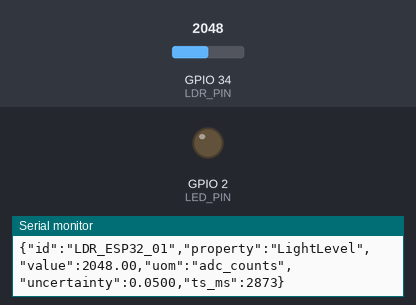
The sketch below on a simulated ESP32. Parts: output pins drawn as LEDs (lit = HIGH), the last lines printed to the serial monitor. The test bench sets the inputs (shaded band); at power-on: GPIO 34 (LDR_PIN) = 2048 (analog values on the 0–4095 scale). WiFi joins after 1.5 s; servers stay silent unless stated; no MQTT or app messages arrive unless stated.

Above: at 2.9 s.
3.0 s: GPIO 34 (LDR_PIN) set to 1249
4.5 s: GPIO 34 (LDR_PIN) set to 1162
At 5.8 s:
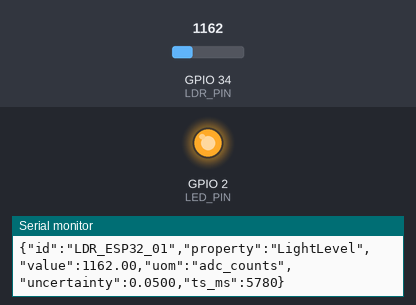
9.0 s: GPIO 34 (LDR_PIN) set to 1228
At 9.6 s:
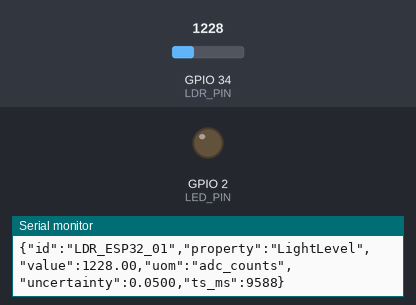
12.0 s: GPIO 34 (LDR_PIN) set to 1160
At 13.4 s:
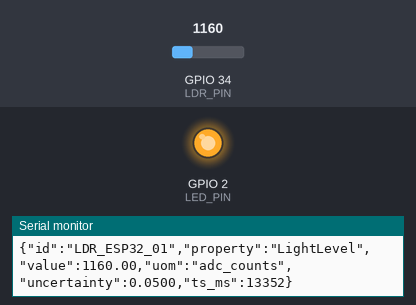
Timing chart, 0 to 14.5 s (numbered marks = the images above; inputs shaded):
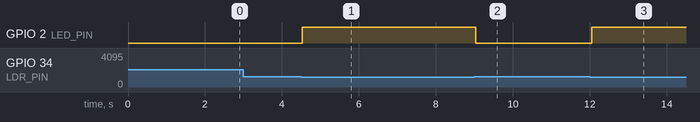

The sketch:

ESP32_SensorML_LDR_MQTT_NodeRED.ino
```cpp
/*
  Lab: SensorML -> ESP32 (LDR Self-Describing Sensor) + MQTT + Node-RED
  --------------------------------------------------------------------
  - Parses a simplified SensorML subset (string-based tag extraction)
  - Uses samplingRateHz, scale, offset, uncertainty
  - Reads LDR via ADC and publishes self-describing JSON telemetry to MQTT
  - Publishes a compact metadata JSON (retained) at boot
  - Optional: receives actuator command from Node-RED via MQTT topic

  Libraries:
  - WiFi (built-in for ESP32 Arduino core)
  - PubSubClient (install via Arduino Library Manager)

  Topics (recommended):
  - device/ldr01/metadata  (retained, publish once at boot)
  - device/ldr01/telemetry (publish periodically)
  - device/ldr01/cmd       (optional command back to ESP32)

  Notes:
  - ADC pin: GPIO34 (input-only)
  - LED pin: GPIO2 (commonly onboard LED)
*/

#include <Arduino.h>
#include <WiFi.h>
#include <PubSubClient.h>

// -------------------- User Config --------------------
const char* WIFI_SSID = "YOUR_WIFI";
const char* WIFI_PASS = "YOUR_PASS";

// MQTT broker (e.g., Mosquitto on PC/RPi/VM)
const char* MQTT_HOST = "192.168.1.10";
const int   MQTT_PORT = 1883;

// MQTT topics
String TOPIC_META = "device/ldr01/metadata";
String TOPIC_TLM  = "device/ldr01/telemetry";
String TOPIC_CMD  = "device/ldr01/cmd";

// Pins
static const int LDR_PIN = 34;   // ADC input-only pin
static const int LED_PIN = 2;    // Onboard LED (varies by board)
// -----------------------------------------------------

WiFiClient espClient;
PubSubClient mqtt(espClient);

// -------------------- SensorML XML (embedded) --------------------
const char* SENSORML_XML = R"xml(
<SensorML>
  <System>
    <identifier>LDR_ESP32_01</identifier>
    <observedProperty>LightLevel</observedProperty>
    <uom>adc_counts</uom>
    <samplingRateHz>20</samplingRateHz>
    <calibration>
      <scale>1.0</scale>
      <offset>0.0</offset>
    </calibration>
    <uncertainty>0.05</uncertainty>
  </System>
</SensorML>
)xml";

// -------------------- Simple XML Tag Extraction --------------------
String getTagValue(const String& xml, const String& tag) {
  String openTag = "<" + tag + ">";
  String closeTag = "</" + tag + ">";
  int start = xml.indexOf(openTag);
  if (start < 0) return "";
  start += openTag.length();
  int end = xml.indexOf(closeTag, start);
  if (end < 0) return "";
  String v = xml.substring(start, end);
  v.trim();
  return v;
}

float getTagFloat(const String& xml, const String& tag, float defaultVal) {
  String v = getTagValue(xml, tag);
  if (v.length() == 0) return defaultVal;
  return v.toFloat();
}

// -------------------- Parsed Config --------------------
String sensorId, observedProperty, uom;
float samplingRateHz = 20.0f;
float scale = 1.0f;
float offset = 0.0f;
float uncertainty = 0.05f;

unsigned long samplePeriodMs = 50;
unsigned long lastSampleMs = 0;

// Optional LED override from MQTT command
// mode: -1 = auto, 0 = force off, 1 = force on
int ledOverride = -1;

// -------------------- WiFi + MQTT --------------------
void wifiConnect() {
  WiFi.mode(WIFI_STA);
  WiFi.begin(WIFI_SSID, WIFI_PASS);

  Serial.print("[WiFi] connecting");
  while (WiFi.status() != WL_CONNECTED) {
    delay(500);
    Serial.print(".");
  }
  Serial.println();
  Serial.print("[WiFi] connected, IP: ");
  Serial.println(WiFi.localIP());
}

static bool payloadContainsLedCommand(const String& s, int& outLed) {
  // Very simple parser for payload like {"led":1} or {"led":0}
  int k = s.indexOf("\"led\"");
  if (k < 0) k = s.indexOf("led");
  if (k < 0) return false;

  int colon = s.indexOf(':', k);
  if (colon < 0) return false;

  // find first digit after colon
  for (int i = colon + 1; i < (int)s.length(); i++) {
    char c = s[i];
    if (c == '0' || c == '1') {
      outLed = (c == '1') ? 1 : 0;
      return true;
    }
  }
  return false;
}

void mqttCallback(char* topic, byte* payload, unsigned int length) {
  String t = String(topic);
  String msg;
  msg.reserve(length + 4);
  for (unsigned int i = 0; i < length; i++) msg += (char)payload[i];
  msg.trim();

  Serial.print("[MQTT] msg on ");
  Serial.print(t);
  Serial.print(" : ");
  Serial.println(msg);

  if (t == TOPIC_CMD) {
    int led = -1;
    if (payloadContainsLedCommand(msg, led)) {
      ledOverride = led ? 1 : 0;
      Serial.print("[CMD] LED override = ");
      Serial.println(ledOverride);
    } else if (msg.indexOf("auto") >= 0) {
      ledOverride = -1; // back to auto
      Serial.println("[CMD] LED override = AUTO");
    }
  }
}

void mqttConnect() {
  mqtt.setServer(MQTT_HOST, MQTT_PORT);
  mqtt.setCallback(mqttCallback);

  while (!mqtt.connected()) {
    String cid = "esp32-" + String((uint32_t)ESP.getEfuseMac(), HEX);
    Serial.print("[MQTT] connecting as ");
    Serial.println(cid);

    if (mqtt.connect(cid.c_str())) {
      Serial.println("[MQTT] connected");
      mqtt.subscribe(TOPIC_CMD.c_str());
    } else {
      Serial.print("[MQTT] failed, rc=");
      Serial.println(mqtt.state());
      delay(1000);
    }
  }
}

// -------------------- Publishing --------------------
void publishMetadataRetained() {
  String meta;
  meta.reserve(220);

  meta += "{";
  meta += "\"id\":\"" + sensorId + "\",";
  meta += "\"observedProperty\":\"" + observedProperty + "\",";
  meta += "\"uom\":\"" + uom + "\",";
  meta += "\"samplingRateHz\":" + String(samplingRateHz, 2) + ",";
  meta += "\"calibration\":{";
  meta += "\"scale\":" + String(scale, 6) + ",";
  meta += "\"offset\":" + String(offset, 6);
  meta += "},";
  meta += "\"uncertainty\":" + String(uncertainty, 4);
  meta += "}";

  // retained = true so Node-RED receives metadata immediately after subscribing
  mqtt.publish(TOPIC_META.c_str(), meta.c_str(), true);
  Serial.println("[MQTT] published metadata (retained)");
}

void publishTelemetry(float value, unsigned long nowMs) {
  String msg;
  msg.reserve(180);

  msg += "{";
  msg += "\"id\":\"" + sensorId + "\",";
  msg += "\"property\":\"" + observedProperty + "\",";
  msg += "\"value\":" + String(value, 2) + ",";
  msg += "\"uom\":\"" + uom + "\",";
  msg += "\"uncertainty\":" + String(uncertainty, 4) + ",";
  msg += "\"ts_ms\":" + String(nowMs);
  msg += "}";

  mqtt.publish(TOPIC_TLM.c_str(), msg.c_str());
}

// -------------------- Setup / Loop --------------------
void setup() {
  Serial.begin(115200);
  delay(200);

  pinMode(LED_PIN, OUTPUT);
  digitalWrite(LED_PIN, LOW);

  // ADC config
  analogReadResolution(12); // 0..4095
  // Optional (if you need wider voltage range):
  // analogSetAttenuation(ADC_11db);

  // Parse simplified SensorML
  String xml = String(SENSORML_XML);
  sensorId = getTagValue(xml, "identifier");
  observedProperty = getTagValue(xml, "observedProperty");
  uom = getTagValue(xml, "uom");

  samplingRateHz = getTagFloat(xml, "samplingRateHz", 20.0f);
  scale = getTagFloat(xml, "scale", 1.0f);
  offset = getTagFloat(xml, "offset", 0.0f);
  uncertainty = getTagFloat(xml, "uncertainty", 0.05f);

  if (sensorId.length() == 0) sensorId = "LDR_ESP32_01";
  if (observedProperty.length() == 0) observedProperty = "LightLevel";
  if (uom.length() == 0) uom = "adc_counts";
  if (samplingRateHz < 1.0f) samplingRateHz = 1.0f;

  samplePeriodMs = (unsigned long)(1000.0f / samplingRateHz);

  Serial.println("=== SensorML Parsed Config ===");
  Serial.print("identifier: "); Serial.println(sensorId);
  Serial.print("observedProperty: "); Serial.println(observedProperty);
  Serial.print("uom: "); Serial.println(uom);
  Serial.print("samplingRateHz: "); Serial.println(samplingRateHz, 2);
  Serial.print("scale: "); Serial.println(scale, 6);
  Serial.print("offset: "); Serial.println(offset, 6);
  Serial.print("uncertainty: "); Serial.println(uncertainty, 4);
  Serial.print("samplePeriodMs: "); Serial.println(samplePeriodMs);
  Serial.println("================================");

  // Connect Wi-Fi and MQTT
  wifiConnect();
  mqttConnect();

  // Publish metadata once (retained)
  publishMetadataRetained();
}

void loop() {
  if (!mqtt.connected()) mqttConnect();
  mqtt.loop();

  unsigned long now = millis();
  if (now - lastSampleMs < samplePeriodMs) return;
  lastSampleMs = now;

  int raw = analogRead(LDR_PIN);         // 0..4095
  float calibrated = raw * scale + offset;

  // Auto LED behavior (optional): turn ON when "dark" (low value)
  // You can tune threshold or add it to SensorML as <darkThreshold>.
  const float darkThreshold = 1200.0f;
  bool ledAuto = (calibrated < darkThreshold);

  // Apply override if commanded via MQTT
  if (ledOverride == 1) digitalWrite(LED_PIN, HIGH);
  else if (ledOverride == 0) digitalWrite(LED_PIN, LOW);
  else digitalWrite(LED_PIN, ledAuto ? HIGH : LOW);

  // Print to Serial (self-describing JSON)
  Serial.print("{\"id\":\"");
  Serial.print(sensorId);
  Serial.print("\",\"property\":\"");
  Serial.print(observedProperty);
  Serial.print("\",\"value\":");
  Serial.print(calibrated, 2);
  Serial.print(",\"uom\":\"");
  Serial.print(uom);
  Serial.print("\",\"uncertainty\":");
  Serial.print(uncertainty, 4);
  Serial.print(",\"ts_ms\":");
  Serial.print(now);
  Serial.println("}");

  // Publish to MQTT
  publishTelemetry(calibrated, now);
}
```

Measured:
- the behaviour switches between 1200 and 1199 on GPIO 34 (LDR_PIN) (found by bisection; images 0 and 1)
- after the input at 4.5 s, GPIO 2 (LED_PIN): LOW → HIGH at once
- after the input at 9.0 s, GPIO 2 (LED_PIN): HIGH → LOW at once
- after the input at 12.0 s, GPIO 2 (LED_PIN): LOW → HIGH after 0.05 s
